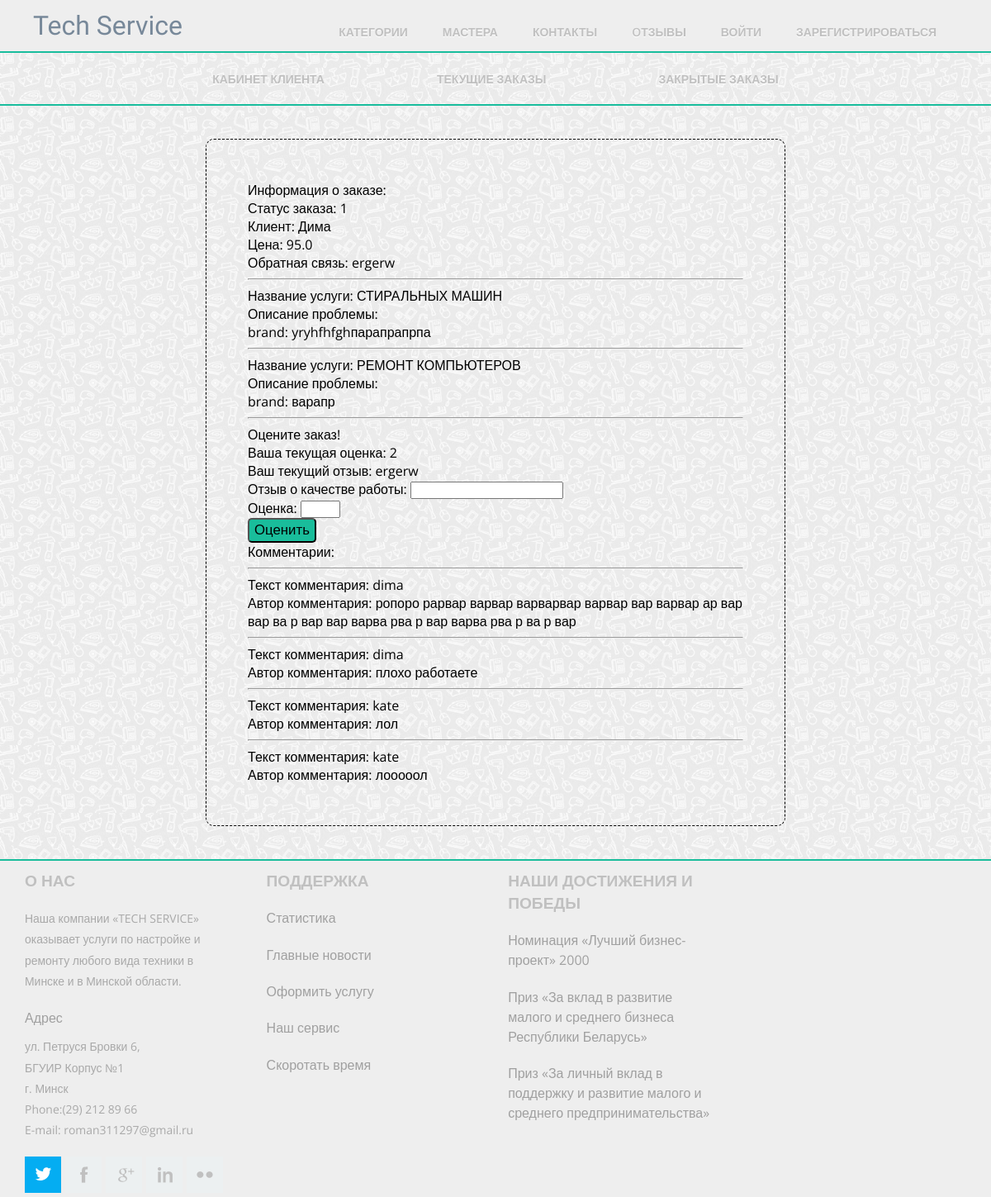
Screenshot of /client/orders/14/ with the database file from the repository.
### master_office/models.py (models this page shows, shortened)
class Order(models.Model):
    client = models.ForeignKey(User, on_delete=models.CASCADE)
    status = models.IntegerField(default=0)
    price = models.FloatField()
    begin_date = models.DateTimeField(auto_now=True)
    end_date = models.DateTimeField(blank=True, null=True)
    expected_date = models.DateTimeField(blank=True, null=True)
    rating = models.IntegerField(default=0, blank=True, null=True)
    feedback = models.TextField(blank=True, null=True)

class OrderLine(models.Model):
    order = models.ForeignKey('Order', on_delete=models.CASCADE)
    service = models.ForeignKey(Service, on_delete=models.CASCADE)
    master = models.ForeignKey('Master', on_delete=models.CASCADE, blank=True, null=True)
    brand_name = models.CharField(max_length=20)
    device_name = models.CharField(max_length=20)
    serial_id = models.CharField(max_length=20)
    feedback = models.TextField(blank=True, null=True)
    trouble_description = models.TextField()
    status = models.IntegerField(default=0)

class Comment(models.Model):
    content = models.TextField(verbose_name="Текст комментария")
    author = models.ForeignKey(User, null=True)
    order = models.ForeignKey(Order)
    date = models.DateTimeField(auto_now=True, blank=True, null=True)

### mainApp/models.py (models this page shows, shortened)
class Service(models.Model):
    name = models.CharField(max_length=120)
    description = models.TextField()
    time = models.CharField(max_length=20, help_text="How much time service will take")
    price = models.IntegerField()
    area = models.ForeignKey('Area', on_delete=models.SET_NULL, null=True)

### client_office/views.py (the view)
# urls.py: url(r'^orders/(?P<pk>\d+)/$', 'client_office.views.order', name="client_office-detail"),
def order(request, pk=1):
    comment_form = CommentForm()
    args = {}
    order = Order.objects.get(id=pk)
    args['order'] = order
    args['comments'] = Comment.objects.filter(order=args['order'])
    args['username'] = request.user
    if order.status == 1:
        fb_form = FeedbackForm()
        args['fb_form'] = fb_form
    else:
        args['form'] = comment_form
    return render(request, 'client_office/order_detail.html', args)

### client_office/forms.py (shortened to what this page needs)
class FeedbackForm(forms.ModelForm):
    feedback = forms.CharField(label="Отзыв о качестве работы", required=True)
    rating = forms.IntegerField(label="Оценка", required=True, max_value=5, min_value=0)
    class Meta:
        model = Order
        fields = ('feedback', 'rating')

### client_office/templates/client_office/order_detail.html (shortened to what this page needs)
{% extends "client_office/client_wrapper.html" %}
{% block client_content %}
<div class="order">
    Информация о заказе:
    <p>Статус заказа: {{ order.status }}</p>
    <p>Клиент: {{ order.client.first_name }}</p>
    <p>Цена: {{ order.price }}</p>
    <p>Обратная связь: {{ order.feedback }}</p>
    <hr>
    {% for line in order.orderline_set.all %}
        <p>Название услуги: {{ line.service.name }}</p>
        <p>Описание проблемы: {{ line.touble_description }}</p>
        <p>brand: {{ line.brand_name }}</p>
        <hr>
    {% endfor %}
    {% if fb_form != Null %}
        <p>Оцените заказ!</p>
        <form action="{% url 'add_feedback' order.id %} " method="post">
    <h4>Ваша текущая оценка: {{ order.rating }} </h4>
    <h4>Ваш текущий отзыв: {{ order.feedback }}</h4>
            {{ fb_form.as_p }}
            <button class="button" type="submit">Оценить</button>
        </form>
    {% endif %}
    <p>Комментарии:</p>
    {% for comment in order.comment_set.all %}
        <hr>
        <p>Текст комментария: {{ comment.author.username }}</p>
        <p>Автор комментария: {{ comment.content }}</p>
    {% endfor %}
</div>
{% endblock %}

### mainApp/static/css/style.css (style rules this page uses)
html, body, div, span, applet, object, iframe, h1, h2, h3, h4, h5, h6, p, blockquote, pre, a, abbr, acronym, address, big, cite, code, del, dfn, em, img, ins, kbd, q, s, samp, small, strike, strong, sub, sup, tt, var, b, u, i, dl, dt, dd, ol, nav ul, nav li, fieldset, form, label, legend, table, caption, tbody, tfoot, thead, tr, th, td, article, aside, canvas, details, embed, figure, figcaption, footer, header, hgroup, menu, nav, output, ruby, section, summary, time, mark, audio, video { margin: 0; padding: 0; border: 0; font-size: 100%; font: inherit; vertical-align: baseline; }
body { font-family: 'Open Sans', sans-serif; background: url(/static/images/tile-main.png); background-repeat: repeat; font-size: 100%; }
.order { width: 50%; border: 1px dashed black; border-radius: 10px; padding: 50px; margin: auto; margin-bottom: 40px; margin-top: 40px; overflow: scroll; }
.button { font-size: 1.05em; height: 30px; background-color: #19BD9B; border-radius: 5px; }

### rows the page displays
Order: status "1", client.first_name "Дима", price "95.0", feedback "ergerw", rating "2"
OrderLine: service.name "СТИРАЛЬНЫХ МАШИН", brand_name "yryhfhfghпарапрапрпа"
OrderLine: service.name "РЕМОНТ КОМПЬЮТЕРОВ", brand_name "варапр"
Comment: author.username "dima", content "ропоро рарвар варвар варварвар варвар вар варвар ар вар вар ва р вар вар варва рва р вар варва рва р ва р вар"
Comment: author.username "dima", content "плохо работаете"
Comment: author.username "kate", content "лол"
Comment: author.username "kate", content "лооооол"
